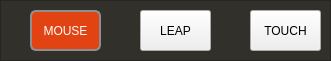
   <widget class="QFrame" name="TopModeFrame">
    <property name="geometry">
     <rect>
      <x>1020</x>
      <y>0</y>
      <width>331</width>
      <height>61</height>
     </rect>
    </property>
    <property name="palette">
     <palette>
      <active>
       <colorrole role="WindowText">
        <brush brushstyle="SolidPattern">
         <color alpha="255">
          <red>255</red>
          <green>255</green>
          <blue>255</blue>
         </color>
        </brush>
       </colorrole>
       <colorrole role="Button">
        <brush brushstyle="SolidPattern">
         <color alpha="255">
          <red>49</red>
          <green>48</green>
          <blue>43</blue>
         </color>
        </brush>
       </colorrole>
       <colorrole role="Text">
        <brush brushstyle="SolidPattern">
         <color alpha="255">
          <red>255</red>
          <green>255</green>
          <blue>255</blue>
         </color>
        </brush>
       </colorrole>
       <colorrole role="ButtonText">
        <brush brushstyle="SolidPattern">
         <color alpha="255">
          <red>255</red>
          <green>255</green>
          <blue>255</blue>
         </color>
        </brush>
       </colorrole>
       <colorrole role="Base">
        <brush brushstyle="SolidPattern">
         <color alpha="255">
          <red>49</red>
          <green>48</green>
          <blue>43</blue>
         </color>
        </brush>
       </colorrole>
       <colorrole role="Window">
        <brush brushstyle="SolidPattern">
         <color alpha="255">
          <red>49</red>
          <green>48</green>
          <blue>43</blue>
         </color>
        </brush>
       </colorrole>
      </active>
      <inactive>
       <colorrole role="WindowText">
        <brush brushstyle="SolidPattern">
         <color alpha="255">
          <red>255</red>
          <green>255</green>
          <blue>255</blue>
         </color>
        </brush>
       </colorrole>
       <colorrole role="Button">
        <brush brushstyle="SolidPattern">
         <color alpha="255">
          <red>49</red>
          <green>48</green>
          <blue>43</blue>
         </color>
        </brush>
       </colorrole>
       <colorrole role="Text">
        <brush brushstyle="SolidPattern">
         <color alpha="255">
          <red>255</red>
          <green>255</green>
          <blue>255</blue>
         </color>
        </brush>
       </colorrole>
       <colorrole role="ButtonText">
        <brush brushstyle="SolidPattern">
         <color alpha="255">
          <red>255</red>
          <green>255</green>
          <blue>255</blue>
         </color>
        </brush>
       </colorrole>
       <colorrole role="Base">
        <brush brushstyle="SolidPattern">
         <color alpha="255">
          <red>49</red>
          <green>48</green>
          <blue>43</blue>
         </color>
        </brush>
       </colorrole>
       <colorrole role="Window">
        <brush brushstyle="SolidPattern">
         <color alpha="255">
          <red>49</red>
          <green>48</green>
          <blue>43</blue>
         </color>
        </brush>
       </colorrole>
      </inactive>
      <disabled>
       <colorrole role="WindowText">
        <brush brushstyle="SolidPattern">
         <color alpha="255">
          <red>255</red>
          <green>255</green>
          <blue>255</blue>
         </color>
        </brush>
       </colorrole>
       <colorrole role="Button">
        <brush brushstyle="SolidPattern">
         <color alpha="255">
          <red>49</red>
          <green>48</green>
          <blue>43</blue>
         </color>
        </brush>
       </colorrole>
       <colorrole role="Text">
        <brush brushstyle="SolidPattern">
         <color alpha="255">
          <red>255</red>
          <green>255</green>
          <blue>255</blue>
         </color>
        </brush>
       </colorrole>
       <colorrole role="ButtonText">
        <brush brushstyle="SolidPattern">
         <color alpha="255">
          <red>255</red>
          <green>255</green>
          <blue>255</blue>
         </color>
        </brush>
       </colorrole>
       <colorrole role="Base">
        <brush brushstyle="SolidPattern">
         <color alpha="255">
          <red>49</red>
          <green>48</green>
          <blue>43</blue>
         </color>
        </brush>
       </colorrole>
       <colorrole role="Window">
        <brush brushstyle="SolidPattern">
         <color alpha="255">
          <red>49</red>
          <green>48</green>
          <blue>43</blue>
         </color>
        </brush>
       </colorrole>
      </disabled>
     </palette>
    </property>
    <property name="styleSheet">
     <string notr="true">QPushButton:default
{
  background-color: rgb(225,67,19) ;
  border: 2px solid #8f8f91;  
  border-radius: 6px;
 color: white ;
}</string>
    </property>
    <property name="frameShape">
     <enum>QFrame::StyledPanel</enum>
    </property>
    <property name="frameShadow">
     <enum>QFrame::Raised</enum>
    </property>
    <widget class="QPushButton" name="buttonModeTouch">
     <property name="geometry">
      <rect>
       <x>250</x>
       <y>10</y>
       <width>71</width>
       <height>41</height>
      </rect>
     </property>
     <property name="text">
      <string>TOUCH</string>
     </property>
     <property name="checkable">
      <bool>false</bool>
     </property>
    </widget>
    <widget class="QPushButton" name="buttonModeMouse">
     <property name="geometry">
      <rect>
       <x>30</x>
       <y>10</y>
       <width>71</width>
       <height>41</height>
      </rect>
     </property>
     <property name="palette">
      <palette>
       <active>
        <colorrole role="WindowText">
         <brush brushstyle="SolidPattern">
          <color alpha="255">
           <red>255</red>
           <green>255</green>
           <blue>255</blue>
          </color>
         </brush>
        </colorrole>
        <colorrole role="Button">
         <brush brushstyle="SolidPattern">
          <color alpha="255">
           <red>49</red>
           <green>48</green>
           <blue>43</blue>
          </color>
         </brush>
        </colorrole>
        <colorrole role="Text">
         <brush brushstyle="SolidPattern">
          <color alpha="255">
           <red>255</red>
           <green>255</green>
           <blue>255</blue>
          </color>
         </brush>
        </colorrole>
        <colorrole role="ButtonText">
         <brush brushstyle="SolidPattern">
          <color alpha="255">
           <red>255</red>
           <green>255</green>
           <blue>255</blue>
          </color>
         </brush>
        </colorrole>
        <colorrole role="Base">
         <brush brushstyle="SolidPattern">
          <color alpha="255">
           <red>49</red>
           <green>48</green>
           <blue>43</blue>
          </color>
         </brush>
        </colorrole>
        <colorrole role="Window">
         <brush brushstyle="SolidPattern">
          <color alpha="255">
           <red>49</red>
           <green>48</green>
           <blue>43</blue>
          </color>
         </brush>
        </colorrole>
       </active>
       <inactive>
        <colorrole role="WindowText">
         <brush brushstyle="SolidPattern">
          <color alpha="255">
           <red>255</red>
           <green>255</green>
           <blue>255</blue>
          </color>
         </brush>
        </colorrole>
        <colorrole role="Button">
         <brush brushstyle="SolidPattern">
          <color alpha="255">
           <red>49</red>
           <green>48</green>
           <blue>43</blue>
          </color>
         </brush>
        </colorrole>
        <colorrole role="Text">
         <brush brushstyle="SolidPattern">
          <color alpha="255">
           <red>255</red>
           <green>255</green>
           <blue>255</blue>
          </color>
         </brush>
        </colorrole>
        <colorrole role="ButtonText">
         <brush brushstyle="SolidPattern">
          <color alpha="255">
           <red>255</red>
           <green>255</green>
           <blue>255</blue>
          </color>
         </brush>
        </colorrole>
        <colorrole role="Base">
         <brush brushstyle="SolidPattern">
          <color alpha="255">
           <red>49</red>
           <green>48</green>
           <blue>43</blue>
          </color>
         </brush>
        </colorrole>
        <colorrole role="Window">
         <brush brushstyle="SolidPattern">
          <color alpha="255">
           <red>49</red>
           <green>48</green>
           <blue>43</blue>
          </color>
         </brush>
        </colorrole>
       </inactive>
       <disabled>
        <colorrole role="WindowText">
         <brush brushstyle="SolidPattern">
          <color alpha="255">
           <red>255</red>
           <green>255</green>
           <blue>255</blue>
          </color>
         </brush>
        </colorrole>
        <colorrole role="Button">
         <brush brushstyle="SolidPattern">
          <color alpha="255">
           <red>49</red>
           <green>48</green>
           <blue>43</blue>
          </color>
         </brush>
        </colorrole>
        <colorrole role="Text">
         <brush brushstyle="SolidPattern">
          <color alpha="255">
           <red>255</red>
           <green>255</green>
           <blue>255</blue>
          </color>
         </brush>
        </colorrole>
        <colorrole role="ButtonText">
         <brush brushstyle="SolidPattern">
          <color alpha="255">
           <red>255</red>
           <green>255</green>
           <blue>255</blue>
          </color>
         </brush>
        </colorrole>
        <colorrole role="Base">
         <brush brushstyle="SolidPattern">
          <color alpha="255">
           <red>49</red>
           <green>48</green>
           <blue>43</blue>
          </color>
         </brush>
        </colorrole>
        <colorrole role="Window">
         <brush brushstyle="SolidPattern">
          <color alpha="255">
           <red>49</red>
           <green>48</green>
           <blue>43</blue>
          </color>
         </brush>
        </colorrole>
       </disabled>
      </palette>
     </property>
     <property name="text">
      <string>MOUSE</string>
     </property>
     <property name="checkable">
      <bool>false</bool>
     </property>
     <property name="checked">
      <bool>false</bool>
     </property>
     <property name="autoDefault">
      <bool>false</bool>
     </property>
     <property name="default">
      <bool>true</bool>
     </property>
     <property name="flat">
      <bool>false</bool>
     </property>
    </widget>
    <widget class="QPushButton" name="buttonModeLeap">
     <property name="geometry">
      <rect>
       <x>140</x>
       <y>10</y>
       <width>71</width>
       <height>41</height>
      </rect>
     </property>
     <property name="text">
      <string>LEAP</string>
     </property>
     <property name="checkable">
      <bool>false</bool>
     </property>
    </widget>
   </widget>
